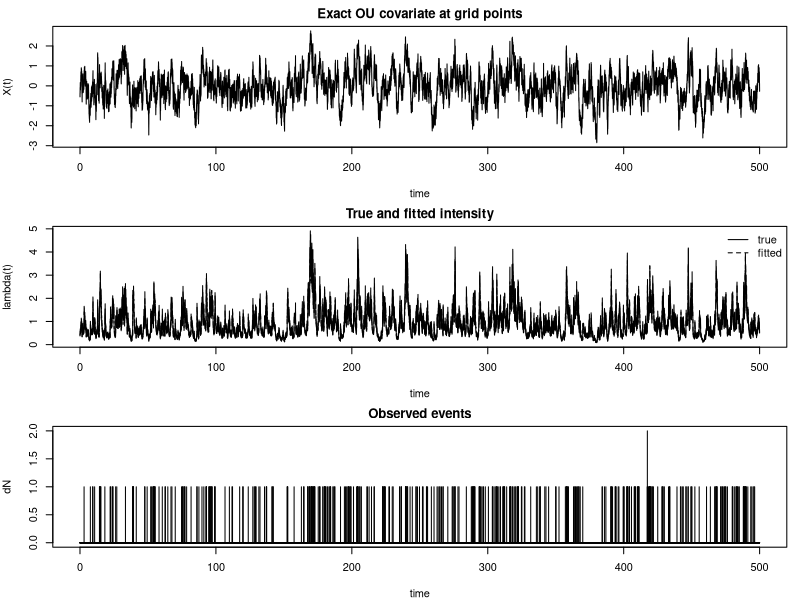
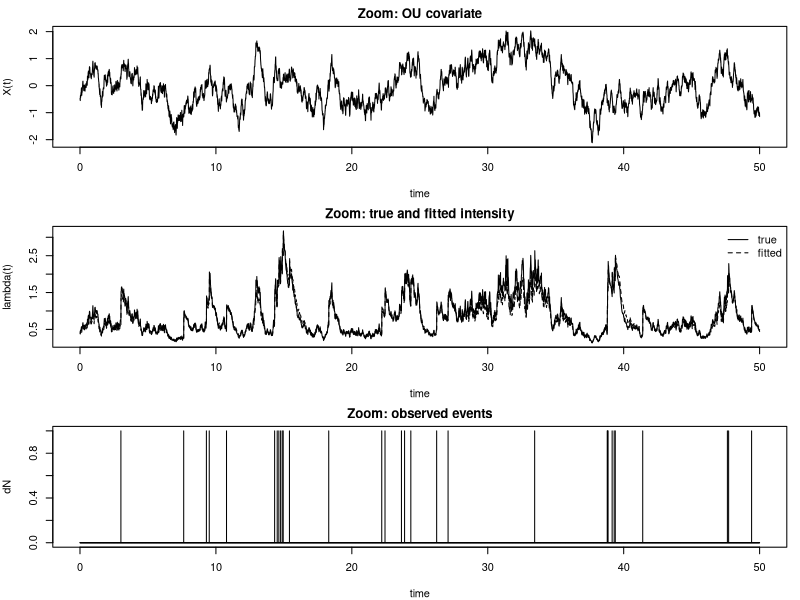
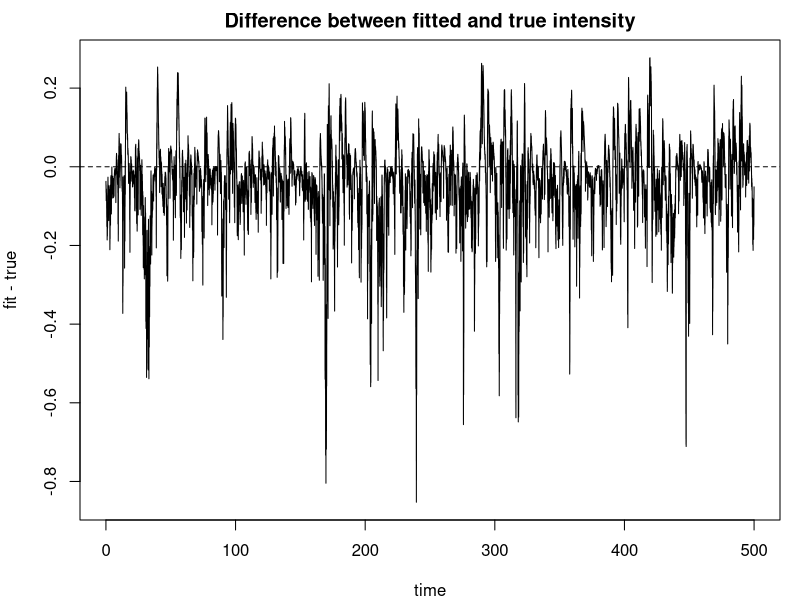
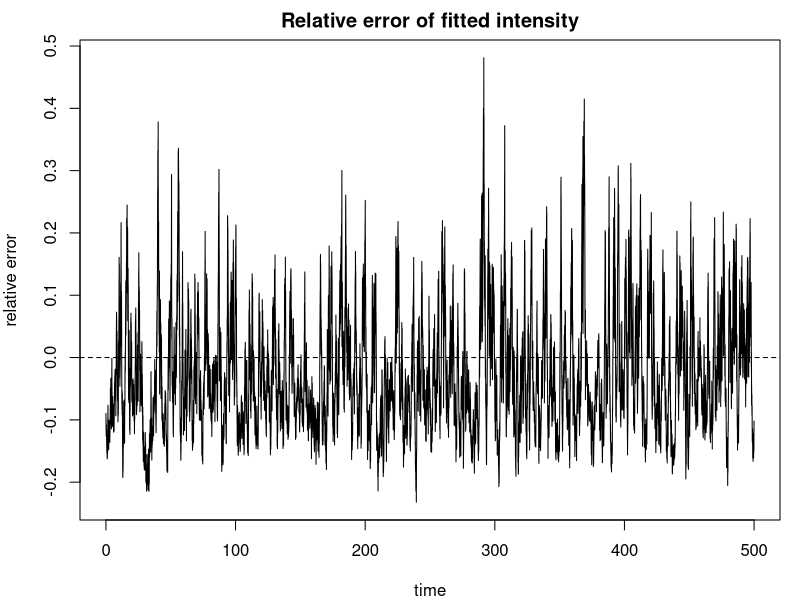

Write R code to recreate these figures, in order.
set.seed(1)

# ============================================================
# 1. Parameters
# ============================================================

T_end <- 500
dt <- 0.01
time <- seq(0, T_end, by = dt)
n_steps <- length(time)

# OU covariate parameters
gamma_true <- 0.8
sigma_true <- 1.0

# Hawkes parameters
mu0_true <- -0.5
mu1_true <- 0.7
alpha_true <- 0.7
beta_true <- 2.5

# Stability check for the one-dimensional Hawkes kernel:
# alpha / beta should be < 1.
cat("alpha / beta =", alpha_true / beta_true, "\n")


# ============================================================
# 2. Exact simulation of the OU covariate X(t)
# ============================================================
#
# The OU process is
#
#   dX_t = -gamma X_t dt + sigma dW_t.
#
# Its exact transition over one time step dt is
#
#   X_{k+1}
#   =
#   exp(-gamma dt) X_k
#   +
#   sigma sqrt((1 - exp(-2 gamma dt)) / (2 gamma)) Z_k,
#
# where Z_k ~ N(0, 1).

simulate_ou <- function(
    time,
    gamma,
    sigma,
    x0 = 0,
    stationary_start = FALSE
) {
  dt <- time[2] - time[1]
  n <- length(time)
  
  if (gamma <= 0) {
    stop("gamma must be positive.")
  }
  
  X <- numeric(n)
  
  if (stationary_start) {
    X[1] <- rnorm(
      1,
      mean = 0,
      sd = sigma / sqrt(2 * gamma)
    )
  } else {
    X[1] <- x0
  }
  
  a <- exp(-gamma * dt)
  
  innovation_sd <- sigma *
    sqrt((1 - exp(-2 * gamma * dt)) / (2 * gamma))
  
  for (k in 2:n) {
    X[k] <- a * X[k - 1] +
      innovation_sd * rnorm(1)
  }
  
  X
}

X <- simulate_ou(
  time = time,
  gamma = gamma_true,
  sigma = sigma_true,
  stationary_start = TRUE
)


# ============================================================
# 3. Discrete-time simulation of the Hawkes process
# ============================================================
#
# The model is
#
#   lambda(t)
#   =
#   exp(mu0 + mu1 X(t))
#   +
#   sum_{t_j < t} alpha exp(-beta (t - t_j)).
#
# We approximate it on the time grid. In each bin of length dt,
# the number of events is sampled as
#
#   dN_k ~ Poisson(lambda_k dt).

simulate_hawkes_discrete <- function(
    X,
    dt,
    mu0,
    mu1,
    alpha,
    beta
) {
  n <- length(X)
  
  dN <- integer(n)
  lambda <- numeric(n)
  H <- 0
  
  for (k in 1:n) {
    baseline <- exp(mu0 + mu1 * X[k])
    lambda[k] <- baseline + H
    
    dN[k] <- rpois(1, lambda[k] * dt)
    
    H <- H * exp(-beta * dt) + alpha * dN[k]
  }
  
  list(
    dN = dN,
    lambda = lambda
  )
}

sim <- simulate_hawkes_discrete(
  X = X,
  dt = dt,
  mu0 = mu0_true,
  mu1 = mu1_true,
  alpha = alpha_true,
  beta = beta_true
)

dN <- sim$dN
lambda_true <- sim$lambda

event_times <- time[dN > 0]

cat("Number of events:", sum(dN), "\n")
cat("Max number of events in one bin:", max(dN), "\n")


# ============================================================
# 4. Log-likelihood
# ============================================================
#
# We use the binned point-process likelihood:
#
#   sum_k dN_k log(lambda_k) - lambda_k dt.
#
# Constants independent of the parameters are omitted.
#
# The optimizer minimizes, so we return the negative log-likelihood.

neg_loglik_full <- function(par, X, dN, dt) {
  mu0 <- par[1]
  mu1 <- par[2]
  alpha <- exp(par[3])
  beta <- exp(par[4])
  
  n <- length(X)
  H <- 0
  loglik <- 0
  
  for (k in 1:n) {
    lambda <- exp(mu0 + mu1 * X[k]) + H
    lambda <- max(lambda, 1e-12)
    
    loglik <- loglik +
      dN[k] * log(lambda) -
      lambda * dt
    
    H <- H * exp(-beta * dt) + alpha * dN[k]
  }
  
  -loglik
}


# ============================================================
# 5. Fit the full model
# ============================================================

start_full <- c(
  mu0 = log(sum(dN) / T_end + 1e-6),
  mu1 = 0,
  log_alpha = log(0.2),
  log_beta = log(1.0)
)

fit_full <- optim(
  par = start_full,
  fn = neg_loglik_full,
  X = X,
  dN = dN,
  dt = dt,
  method = "BFGS",
  hessian = TRUE,
  control = list(maxit = 1000)
)

est_full <- c(
  mu0 = unname(fit_full$par[1]),
  mu1 = unname(fit_full$par[2]),
  alpha = unname(exp(fit_full$par[3])),
  beta = unname(exp(fit_full$par[4]))
)

cat("\nFull model estimates:\n")
print(est_full)

cat("\nTrue values:\n")
print(c(
  mu0 = mu0_true,
  mu1 = mu1_true,
  alpha = alpha_true,
  beta = beta_true
))

loglik_full <- -fit_full$value


# ============================================================
# 6. Null model: no covariate effect, mu1 = 0
# ============================================================

neg_loglik_no_covariate <- function(par, X, dN, dt) {
  mu0 <- par[1]
  mu1 <- 0
  alpha <- exp(par[2])
  beta <- exp(par[3])
  
  n <- length(X)
  H <- 0
  loglik <- 0
  
  for (k in 1:n) {
    lambda <- exp(mu0 + mu1 * X[k]) + H
    lambda <- max(lambda, 1e-12)
    
    loglik <- loglik +
      dN[k] * log(lambda) -
      lambda * dt
    
    H <- H * exp(-beta * dt) + alpha * dN[k]
  }
  
  -loglik
}

start_no_cov <- c(
  mu0 = log(sum(dN) / T_end + 1e-6),
  log_alpha = log(0.2),
  log_beta = log(1.0)
)

fit_no_cov <- optim(
  par = start_no_cov,
  fn = neg_loglik_no_covariate,
  X = X,
  dN = dN,
  dt = dt,
  method = "BFGS",
  hessian = TRUE,
  control = list(maxit = 1000)
)

loglik_no_cov <- -fit_no_cov$value

LR_cov <- 2 * (loglik_full - loglik_no_cov)
p_cov <- pchisq(LR_cov, df = 1, lower.tail = FALSE)

cat("\nTest of covariate relevance:\n")
cat("H0: mu1 = 0\n")
cat("LR statistic =", LR_cov, "\n")
cat("p-value =", p_cov, "\n")


# ============================================================
# 7. Null model: no Hawkes self-excitation, alpha = 0
# ============================================================

neg_loglik_no_hawkes <- function(par, X, dN, dt) {
  mu0 <- par[1]
  mu1 <- par[2]
  
  lambda <- exp(mu0 + mu1 * X)
  lambda <- pmax(lambda, 1e-12)
  
  loglik <- sum(dN * log(lambda) - lambda * dt)
  
  -loglik
}

start_no_hawkes <- c(
  mu0 = log(sum(dN) / T_end + 1e-6),
  mu1 = 0
)

fit_no_hawkes <- optim(
  par = start_no_hawkes,
  fn = neg_loglik_no_hawkes,
  X = X,
  dN = dN,
  dt = dt,
  method = "BFGS",
  hessian = TRUE,
  control = list(maxit = 1000)
)

loglik_no_hawkes <- -fit_no_hawkes$value

LR_hawkes <- 2 * (loglik_full - loglik_no_hawkes)
p_hawkes <- pchisq(
  LR_hawkes,
  df = 1,
  lower.tail = FALSE
)

cat("\nTest of Hawkes self-excitation:\n")
cat("H0: alpha = 0\n")
cat("LR statistic =", LR_hawkes, "\n")
cat("p-value =", p_hawkes, "\n")
cat("Warning: this p-value is approximate because alpha = 0\n")
cat("is on the boundary of the parameter space.\n")


# ============================================================
# 8. Reconstruct fitted intensity
# ============================================================

compute_intensity <- function(
    X,
    dN,
    dt,
    mu0,
    mu1,
    alpha,
    beta
) {
  n <- length(X)
  lambda <- numeric(n)
  H <- 0
  
  for (k in 1:n) {
    lambda[k] <- exp(mu0 + mu1 * X[k]) + H
    H <- H * exp(-beta * dt) + alpha * dN[k]
  }
  
  lambda
}

lambda_fit <- compute_intensity(
  X = X,
  dN = dN,
  dt = dt,
  mu0 = est_full["mu0"],
  mu1 = est_full["mu1"],
  alpha = est_full["alpha"],
  beta = est_full["beta"]
)


# ============================================================
# 9. Plots
# ============================================================

par(mfrow = c(3, 1), mar = c(4, 4, 2, 1))

plot(
  time,
  X,
  type = "l",
  xlab = "time",
  ylab = "X(t)",
  main = "Exact OU covariate at grid points"
)

plot(
  time,
  lambda_true,
  type = "l",
  xlab = "time",
  ylab = "lambda(t)",
  main = "True and fitted intensity"
)

lines(time, lambda_fit, lty = 2)

legend(
  "topright",
  legend = c("true", "fitted"),
  lty = c(1, 2),
  bty = "n"
)

plot(
  time,
  dN,
  type = "h",
  xlab = "time",
  ylab = "dN",
  main = "Observed events"
)

par(mfrow = c(1, 1))

# ============================================================
# 10. Zoomed plots
# ============================================================

idx <- time <= 50

par(mfrow = c(3, 1), mar = c(4, 4, 2, 1))

plot(
  time[idx],
  X[idx],
  type = "l",
  xlab = "time",
  ylab = "X(t)",
  main = "Zoom: OU covariate"
)

plot(
  time[idx],
  lambda_true[idx],
  type = "l",
  xlab = "time",
  ylab = "lambda(t)",
  main = "Zoom: true and fitted intensity"
)

lines(time[idx], lambda_fit[idx], lty = 2)

legend(
  "topright",
  legend = c("true", "fitted"),
  lty = c(1, 2),
  bty = "n"
)

plot(
  time[idx],
  dN[idx],
  type = "h",
  xlab = "time",
  ylab = "dN",
  main = "Zoom: observed events"
)

par(mfrow = c(1, 1))

# ============================================================
# 11. Difference between fitted and true intensity
# ============================================================

lambda_error <- lambda_fit - lambda_true

plot(
  time,
  lambda_error,
  type = "l",
  xlab = "time",
  ylab = "fit - true",
  main = "Difference between fitted and true intensity"
)

abline(h = 0, lty = 2)

# ============================================================
# 12. Relative error between fitted and true intensity
# ============================================================

relative_error <- (lambda_fit - lambda_true) / lambda_true

plot(
  time,
  relative_error,
  type = "l",
  xlab = "time",
  ylab = "relative error",
  main = "Relative error of fitted intensity"
)

abline(h = 0, lty = 2)
